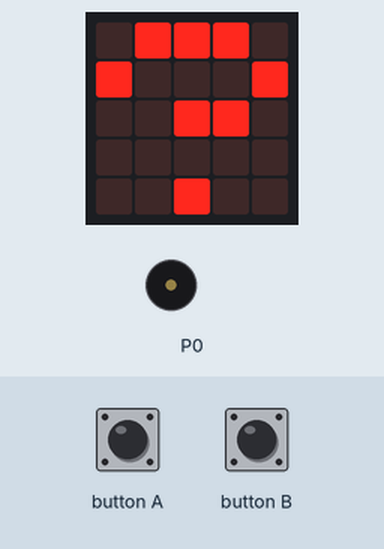
Recording of a program running on a simulated BBC micro:bit running MicroPython. Shown: the board's 5×5 LED display, buzzer (waves = sounding). Inputs (shaded band) come from the test bench.

Above: at 1.2 s.
1.3 s: button A pressed for 0.15 s
At 2.1 s:
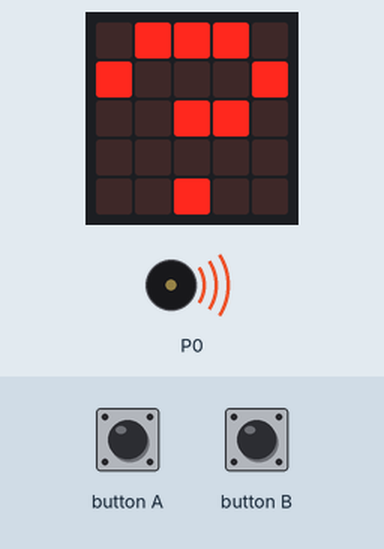
4.4 s: button A pressed for 1 s
At 7.6 s:
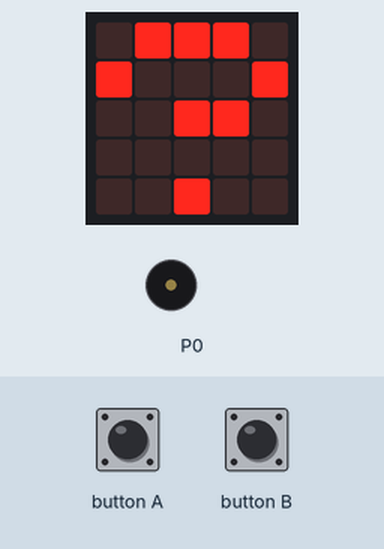
7.9 s: button A pressed for 3.2 s
At 9.3 s:
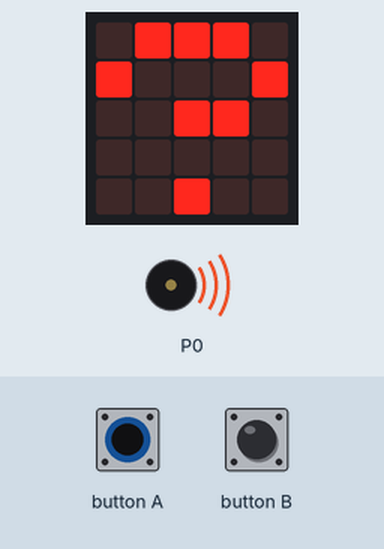
Timing chart, 0 to 13.4 s (numbered marks = the images above; inputs shaded):
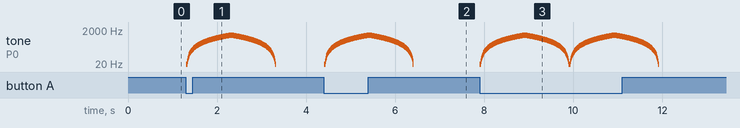

Measured:
- after the input at 1.3 s, tone on P0: plays 10 Hz for 0.01 s, 20 Hz for 0.01 s, 30 Hz for 0.01 s, 40 Hz for 0.01 s, 50 Hz for 0.01 s, 60 Hz for 0.01 s … (198 notes in this stretch), starting at once
- after the input at 4.4 s, tone on P0: plays 10 Hz for 0.01 s, 20 Hz for 0.01 s, 30 Hz for 0.01 s, 40 Hz for 0.01 s, 50 Hz for 0.01 s, 60 Hz for 0.01 s … (198 notes in this stretch), starting at once
- after the input at 7.9 s, tone on P0: plays 10 Hz for 0.01 s, 20 Hz for 0.01 s, 30 Hz for 0.01 s, 40 Hz for 0.01 s, 50 Hz for 0.01 s, 60 Hz for 0.01 s … (396 notes in this stretch), starting at once

The program:

pitch.py
```python
from microbit import display, accelerometer, sleep, button_a, button_b
from music import pitch, stop as stop_music


def updown():
    for p in range(10, 1000, 10):
        pitch(p, wait=False)
        sleep(10)
    for p in range(1000, 10, -10):
        pitch(p, wait=False)
        sleep(10)


def accel():
    while not button_a.is_pressed():
        p = abs(accelerometer.get_z())
        pitch(p, wait=False)
        sleep(10)


while True:
    stop_music()
    display.show('?')
    if button_a.is_pressed():
        updown()
    if button_b.is_pressed():
        accel()
    sleep(10)
```
